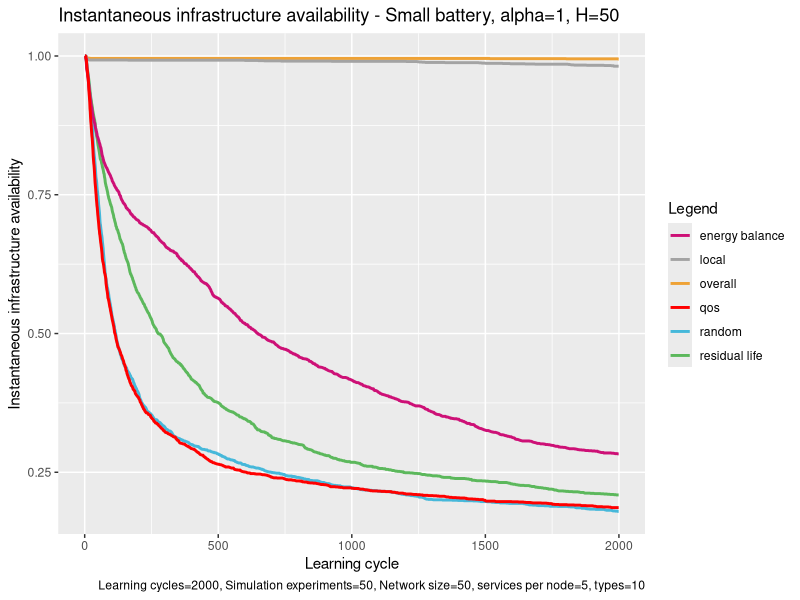

Here is the R script that generated this plot:
# execute all lines: ctrl + shift + enter

library(ggplot2)

# set working directory here
setwd(dirname(rstudioapi::getSourceEditorContext()$path))

overall <- read.table("exp_assembly_overall_energy_template.txt", 
                      header = F,
                      sep = " ",
                      col.names= c("overallx", "overally")
)

random <- read.table("exp_assembly_random.txt", 
                     header = F,
                     sep = " ",
                     col.names= c("randomx", "randomy")
)

res <- read.table("exp_assembly_residual_life_template.txt", 
                  header = F,
                  sep = " ",
                  col.names= c("resx","resy")
)

local <- read.table("exp_assembly_local_energy_template.txt", 
                    header = F,
                    sep = " ",
                    col.names= c("locx","locy")
)

learning <- read.table("exp_assembly_energyAware.txt", 
                          header = F,
                          sep = " ",
                          col.names= c("enx","eny")
)

qos <- read.table("exp_assembly_QoS.txt", 
                       header = F,
                       sep = " ",
                       col.names= c("qosx","qosy")
)


overall_x <- overall$overallx
overall_y <- overall$overally

random_y <- random$randomy
res_y <- res$resy
local_y <- local$locy
energyAware_y <- learning$eny
qos_y <- qos$qosy

head(overall)

colors <- c("overall" = "#EEA236", "residual life" = "#5CB85C", "random" = "#46B8DA", "local"="gray64", "energy balance"="deeppink3", "qos"="#FF0000")

ggplot(data=local, aes(x=overall_x, col = group)) + 
  
  geom_line(aes(y = overall_y, color = "overall"), size = 1) +
  geom_line(aes(y = res_y, color = "residual life"), size = 1) +
  geom_line(aes(y = random_y, color = "random"), size = 1) +
  geom_line(aes(y = local_y, color = "local"), size = 1) +
  geom_line(aes(y = energyAware_y, color = "energy balance"), size = 1) +
  geom_line(aes(y = qos_y, color = "qos"), size = 1) +
  
  labs(x = "Learning cycle",
       y = "Instantaneous infrastructure availability",
       color = "Legend",
       title = "Instantaneous infrastructure availability - Small battery, alpha=1, H=50", 
       caption = "Learning cycles=2000, Simulation experiments=50, Network size=50, services per node=5, types=10") +
  
  scale_color_manual(values = colors)
